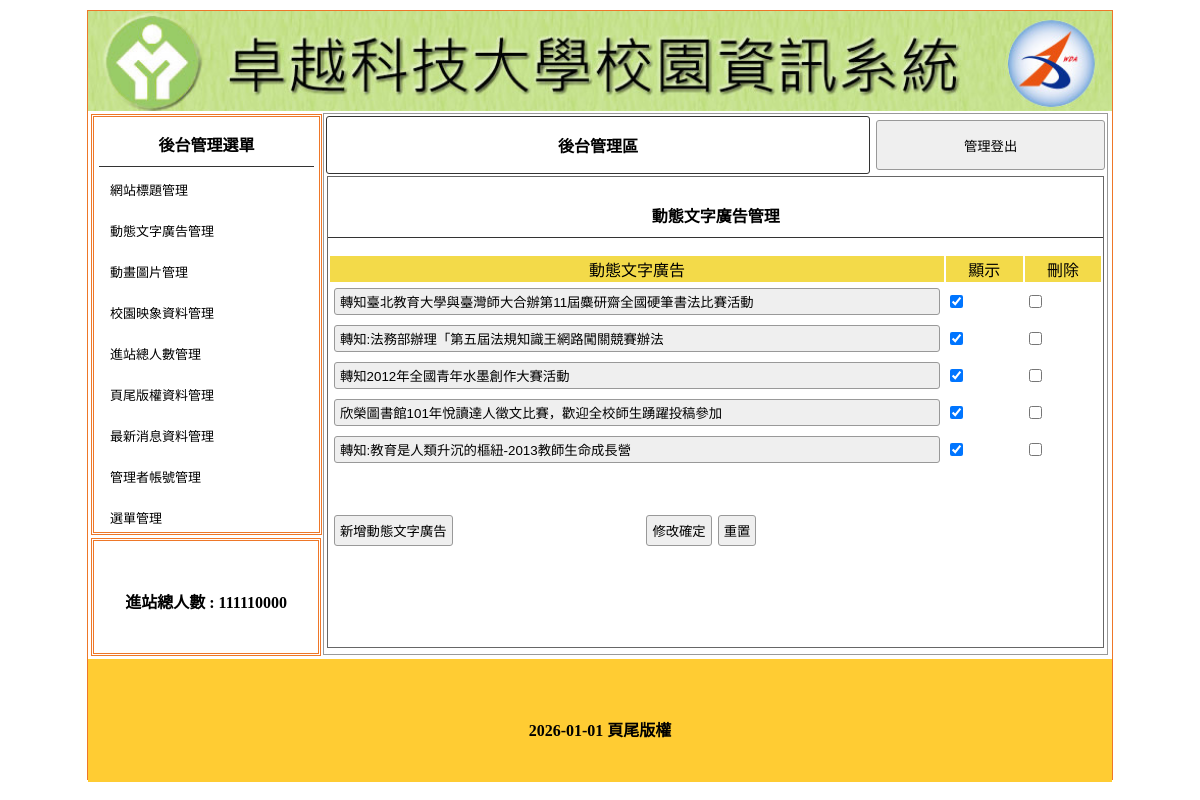
Screenshot of /try01-13/back.php?do=ad with the database file from the repository.
### tables this page shows
CREATE TABLE `title` (
  `id` int(11) NOT NULL,
  `img` text NOT NULL,
  `text` text NOT NULL,
  `sh` int(11) NOT NULL
);

CREATE TABLE `total` (
  `id` int(11) NOT NULL,
  `total` int(100) NOT NULL,
  `text` text NOT NULL,
  `sh` int(11) NOT NULL
);

CREATE TABLE `ad` (
  `id` int(11) NOT NULL,
  `img` text NOT NULL,
  `text` text NOT NULL,
  `sh` int(11) NOT NULL
);

CREATE TABLE `bottom` (
  `id` int(11) NOT NULL,
  `bottom` text NOT NULL,
  `sh` int(11) NOT NULL
);

### try01-13/api/db.php (called while the page is built, shortened)
<?php
class DB{
    private $dsn="mysql:host=localhost;dbname=db01;charset=utf8";
    private $pdo;
    private $table;
function __construct($table){
    $this->table=$table;
    $this->pdo=new PDO($this->dsn,"root",'');
}
function all(...$arg){
    $sql="select * from $this->table ";
    return $this->pdo->query($sql)->fetchAll(PDO::FETCH_ASSOC);
}
function find($id){
    $sql="select * from $this->table ";
    if(is_array($id)){
        $tmp=$this->arraytosql($id);
        $sql=$sql." where ".join(" AND " , $tmp);
    }else{
        $sql .= " WHERE `id`='$id'";
    }
    return $this->pdo->query($sql)->fetch(PDO::FETCH_ASSOC);
}
private function arraytosql($array){
    $tmp=[];
    foreach($array as $key => $value){
            $tmp[]="`$key`='$value'";
        }
        return $tmp;
    }
}
$Title=new DB('title');
$Ad=new DB('ad');
$Total=new DB('total');
$Bottom=new DB('bottom');
?>

### try01-13/back/ad.php (the view, shortened to what this page needs)
<div style="width:99%; height:87%; margin:auto; overflow:auto; border:#666 1px solid;">
    <p class="t cent botli">動態文字廣告管理</p>
    <form method="post" action="../api/edit.php?table=<?=$do?>">
        <table width="100%">
            <tbody>
                <tr class="yel">
                    <td width="80%">動態文字廣告</td>
                    <td width="10%">顯示</td>
                    <td width="10%">刪除</td>
                </tr>
                <?php
                    $rows=$Ad->all();
                    foreach($rows as $row):
                ?>
                <tr>
                    <td><input type="text" name="text[<?=$row['id']?>]" value="<?=$row['text']?>" style="width:97%;"></td>
                    <td><input type="checkbox" name="sh[]" value="<?=$row['id']?>" <?=($row['sh']== 1?"checked":"");?>></td>
                    <td><input type="checkbox" name="del[]" value="<?=$row['id']?>"></td>
                </tr>
                <?php
                    endforeach;
                ?>
            </tbody>
        </table>
        <table style="margin-top:40px; width:70%;">
            <tbody>
                <tr>
                    <td width="200px"><input type="button"
                            onclick="op('#cover','#cvr','./modal/<?=$do?>.php?table=<?=$do?>')"
                            value="新增動態文字廣告"></td>
                    <td class="cent"><input type="submit" value="修改確定"><input type="reset" value="重置">
                    </td>
                </tr>
            </tbody>
        </table>
    </form>
</div>

### try01-13/back.php (shortened to what this page needs)
<?php include_once "./api/db.php"?>
<!DOCTYPE html
	PUBLIC "-//W3C//DTD XHTML 1.0 Transitional//EN" "http://www.w3.org/TR/xhtml1/DTD/xhtml1-transitional.dtd">
<html xmlns="http://www.w3.org/1999/xhtml">
<head>
	<link href="./css/css.css" rel="stylesheet" type="text/css">
</head>
<body>
	<div id="main">
		<?php
			$img=$Title->find(['sh'=>1]);
		?>
		<a title="<?=$img['text']?>" href="index.php">
			<div class="ti" style="background:url('./upload/<?=$img['img']?>'); background-size:cover;"></div>
		</a>
		<div id="ms">
			<div id="lf" style="float:left;">
				<div id="menuput" class="dbor">
					<span class="t botli">後台管理選單</span>
					<a style="color:#000; font-size:13px; text-decoration:none;" href="?do=title">
						<div class="mainmu">
							網站標題管理 </div>
					</a>
					<a style="color:#000; font-size:13px; text-decoration:none;" href="?do=ad">
						<div class="mainmu">
							動態文字廣告管理 </div>
					</a>
					<a style="color:#000; font-size:13px; text-decoration:none;" href="?do=mvim">
						<div class="mainmu">
							動畫圖片管理 </div>
					</a>
					<a style="color:#000; font-size:13px; text-decoration:none;" href="?do=image">
						<div class="mainmu">
							校園映象資料管理 </div>
					</a>
					<a style="color:#000; font-size:13px; text-decoration:none;" href="?do=total">
						<div class="mainmu">
							進站總人數管理 </div>
					</a>
					<a style="color:#000; font-size:13px; text-decoration:none;" href="?do=bottom">
						<div class="mainmu">
							頁尾版權資料管理 </div>
					</a>
					<a style="color:#000; font-size:13px; text-decoration:none;" href="?do=news">
						<div class="mainmu">
							最新消息資料管理 </div>
					</a>
					<a style="color:#000; font-size:13px; text-decoration:none;" href="?do=admin">
						<div class="mainmu">
							管理者帳號管理 </div>
					</a>
					<a style="color:#000; font-size:13px; text-decoration:none;" href="?do=menu">
						<div class="mainmu">
							選單管理 </div>
					</a>
				</div>
				<div class="dbor" style="margin:3px; width:95%; height:20%; line-height:100px;">
					<span class="t">進站總人數 :
						<?php
							$total=$Total->find(1);
							echo $total['total'];
						?>
					</span>
				</div>
			</div>
			<div class="di"
				style="height:540px; border:#999 1px solid; width:76.5%; margin:2px 0px 0px 0px; float:left; position:relative; left:20px;">
				<table width="100%">
					<tbody>
						<tr>
							<td style="width:70%;font-weight:800; border:#333 1px solid; border-radius:3px;"
								class="cent"><a href="?do=login" style="color:#000; text-decoration:none;">後台管理區</a>
							</td>
							<td><button onclick="document.cookie='user=';location.replace('index.php')"
									style="width:99%; margin-right:2px; height:50px;">管理登出</button></td>
						</tr>
					</tbody>
				</table>
				<?php
					$do=$_GET['do']??'title';
					$file="./back/$do.php";
					if(file_exists($file)){
						include $file;
					}else{
						include "./back/title.php";
					}
				?>
			</div>
		</div>
		<div
			style="width:1024px; left:0px; position:relative; background:#FC3; margin-top:4px; height:123px; display:block;">
			<span class="t" style="line-height:123px;">
				<?php
					$bottom=$Bottom->find(1);
					echo $bottom['bottom'];
				?>
			</span>
		</div>
	</div>
</body>
</html>

### try01-13/css/css.css (style rules this page uses)
body { padding:0px; margin:0px; }
#main { width:1024px; height:768px; margin:10px auto 10px auto; border:#EE7728 1px solid; position:relative; }
.ti { width:100%; height:100px; position:relative; background-size:cover; background-repeat:no-repeat; }
.dbor { border:#EE7728 double 3px; margin:1px; padding:2px 10px 2px 10px; }
.t { font-weight:800; display:block; text-align:center; padding:10px 1px 10px 1px; }
.botli { border-bottom:#333 1px solid; }
.mainmu { position:relative; border-radius:10px; background:url(../icon/menu.fw.png) center no-repeat; background-size:cover; line-height:30px; padding:2px 10px 2px 10px; margin:7px 1px 7px 1px; }
#lf { height:540px; width:21%; display:inline-block; }
#menuput { width:100%; height:75%; position:relative; padding:5px; display:block; margin: 3px; }
.di { display:inline-block; }
.cent { text-align:center; }
input,button { border:#999 1px solid; border-radius:3px; background:#EFEFEF; padding:5px; margin:3px; }
input[type=text],input[type=password] { width:150px; }
.yel td { background:#F3DA49; text-align:center; }

### rows the page displays
title: img (picture)
total: total "111110000"
ad: text "轉知臺北教育大學與臺灣師大合辦第11屆麋研齋全國硬筆書法比賽活動", sh "☑"
ad: text "轉知:法務部辦理「第五屆法規知識王網路闖關競賽辦法", sh "☑"
ad: text "轉知2012年全國青年水墨創作大賽活動", sh "☑"
ad: text "欣榮圖書館101年悅讀達人徵文比賽，歡迎全校師生踴躍投稿參加", sh "☑"
ad: text "轉知:教育是人類升沉的樞紐-2013教師生命成長營", sh "☑"
bottom: bottom "2026-01-01 頁尾版權"
